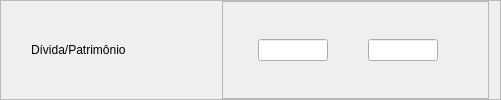
              <widget class="QFrame" name="fDivida_Pat">
               <property name="frameShape">
                <enum>QFrame::StyledPanel</enum>
               </property>
               <property name="frameShadow">
                <enum>QFrame::Raised</enum>
               </property>
               <layout class="QHBoxLayout" name="horizontalLayout_68">
                <property name="leftMargin">
                 <number>30</number>
                </property>
                <property name="topMargin">
                 <number>0</number>
                </property>
                <property name="bottomMargin">
                 <number>0</number>
                </property>
                <item>
                 <widget class="QLabel" name="label_46">
                  <property name="minimumSize">
                   <size>
                    <width>185</width>
                    <height>0</height>
                   </size>
                  </property>
                  <property name="maximumSize">
                   <size>
                    <width>185</width>
                    <height>150</height>
                   </size>
                  </property>
                  <property name="styleSheet">
                   <string notr="true">font: 14pt &quot;Segoe UI&quot;;</string>
                  </property>
                  <property name="text">
                   <string>Dívida/Patrimônio</string>
                  </property>
                  <property name="alignment">
                   <set>Qt::AlignLeading|Qt::AlignLeft|Qt::AlignVCenter</set>
                  </property>
                 </widget>
                </item>
                <item>
                 <widget class="QFrame" name="frame_44">
                  <property name="frameShape">
                   <enum>QFrame::StyledPanel</enum>
                  </property>
                  <property name="frameShadow">
                   <enum>QFrame::Raised</enum>
                  </property>
                  <layout class="QHBoxLayout" name="horizontalLayout_69">
                   <property name="spacing">
                    <number>0</number>
                   </property>
                   <property name="leftMargin">
                    <number>35</number>
                   </property>
                   <property name="topMargin">
                    <number>0</number>
                   </property>
                   <property name="rightMargin">
                    <number>50</number>
                   </property>
                   <property name="bottomMargin">
                    <number>0</number>
                   </property>
                   <item>
                    <widget class="QLineEdit" name="min_Divida_Pat">
                     <property name="maximumSize">
                      <size>
                       <width>70</width>
                       <height>16777215</height>
                      </size>
                     </property>
                     <property name="focusPolicy">
                      <enum>Qt::StrongFocus</enum>
                     </property>
                     <property name="alignment">
                      <set>Qt::AlignCenter</set>
                     </property>
                     <property name="placeholderText">
                      <string/>
                     </property>
                    </widget>
                   </item>
                   <item>
                    <spacer name="horizontalSpacer_33">
                     <property name="orientation">
                      <enum>Qt::Horizontal</enum>
                     </property>
                     <property name="sizeType">
                      <enum>QSizePolicy::Expanding</enum>
                     </property>
                     <property name="sizeHint" stdset="0">
                      <size>
                       <width>40</width>
                       <height>20</height>
                      </size>
                     </property>
                    </spacer>
                   </item>
                   <item>
                    <widget class="QLineEdit" name="max_Divida_Pat">
                     <property name="maximumSize">
                      <size>
                       <width>70</width>
                       <height>16777215</height>
                      </size>
                     </property>
                     <property name="focusPolicy">
                      <enum>Qt::StrongFocus</enum>
                     </property>
                     <property name="alignment">
                      <set>Qt::AlignCenter</set>
                     </property>
                     <property name="placeholderText">
                      <string/>
                     </property>
                    </widget>
                   </item>
                  </layout>
                 </widget>
                </item>
               </layout>
              </widget>
